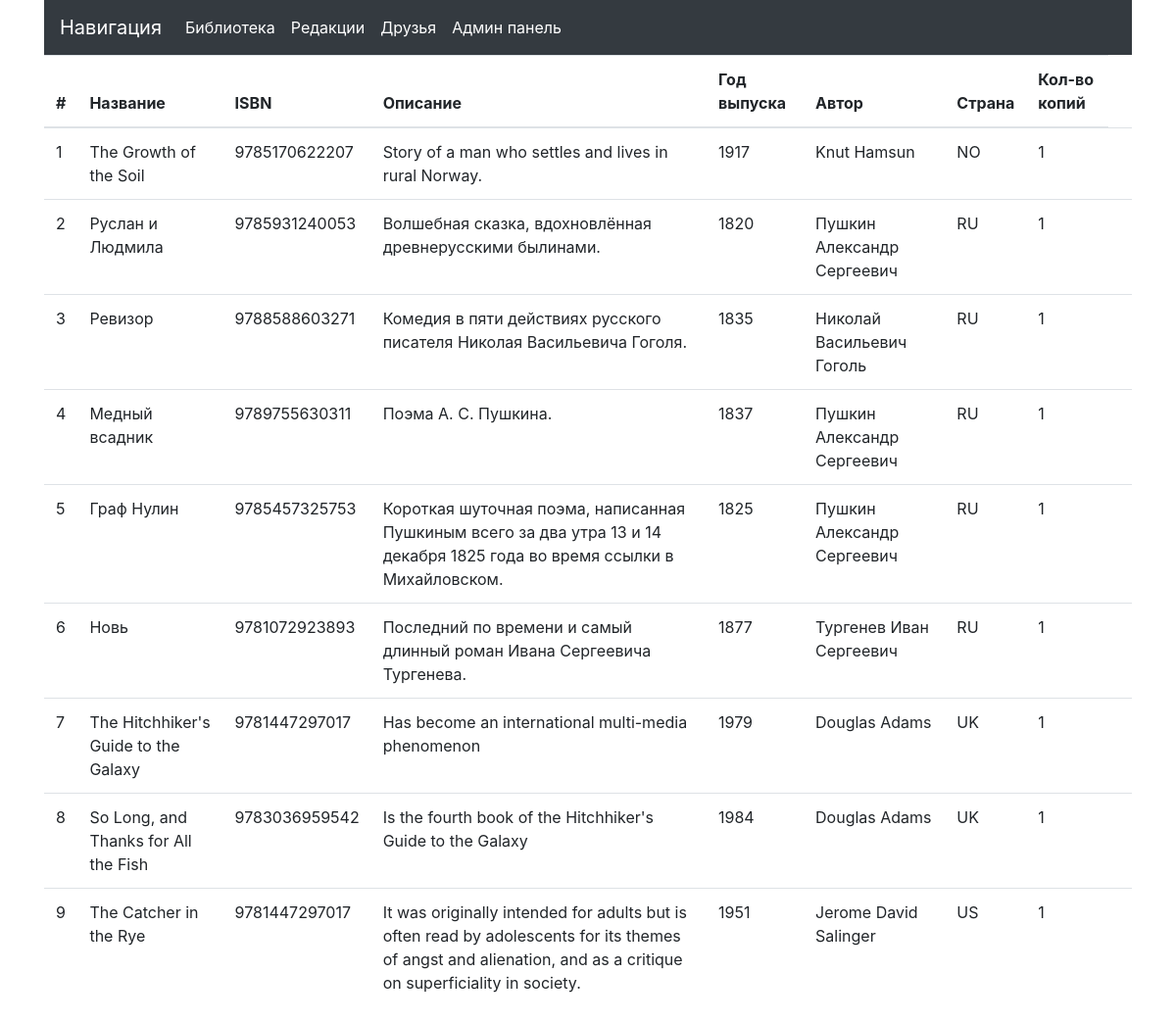
/library/, run on the app's committed database.
### p_library/models.py (models this page shows, shortened)
class Book(models.Model):
    ISBN = models.CharField(max_length=13)
    title = models.TextField()
    description = models.TextField()
    year_release = models.SmallIntegerField()
    author = models.ForeignKey(Author, on_delete=models.CASCADE)
    redaction = models.ForeignKey(Redaction, null=True, on_delete=models.SET_NULL)
    copy_count = models.SmallIntegerField(default=1)
    price = models.DecimalField(default=0, decimal_places=2, max_digits=10)
    image = models.ImageField(upload_to='catalog_images')

class Author(models.Model):
    full_name = models.TextField()
    birth_year = models.SmallIntegerField()
    country = models.CharField(max_length=2)

### p_library/views.py (the view)
# urls.py: path('library/', views.library_info),
def library_info(request):
    template = loader.get_template('library.html')
    books = Book.objects.all()
    biblio_data = {
        "books": books,
    }
    return HttpResponse(template.render(biblio_data, request))

### templates/library.html
{% extends 'base.html' %}
{% block content %}
<table class="table">
    <thead class="thead">
        <tr>
            <th>#</th>
            <th>Название</th>
            <th>ISBN</th>
            <th>Описание</th>
            <th>Год выпуска</th>
            <th>Автор</th>
            <th>Страна</th>
            <th>Кол-во копий</th>
        </tr>
    </thead>
    {% for book in books %}
    <tr>
        <td>{{ forloop.counter }}</td>
        <td>{{ book.title }}</td>
        <td>{{ book.ISBN }}</td>
        <td>{{ book.description }}</td>
        <td>{{ book.year_release }}</td>
        <td>{{ book.author.full_name }}</td>
        <td>{{ book.author.country }}</td>
        <td>{{ book.copy_count }}</td>
        <td>
    </tr>
    {% endfor %}
</table>
{% endblock %}

### templates/base.html (shortened to what this page needs)
{% load static %}
<!DOCTYPE html>
<html lang="en">
<head>
    <link rel="stylesheet" href="{% static 'css/bootstrap.min.css' %}">
</head>
<body>
    <div class="container">
        <nav class="navbar navbar-expand-lg navbar-dark bg-dark">
            <a class="navbar-brand" href="#">Навигация</a>
            <ul class="nav navbar-nav">
                <li class="nav-item active">
                    <a class="nav-link" href="/library">Библиотека <span class="sr-only">(current)</span></a>
                </li>
                <li class="nav-item active">
                    <a class="nav-link" href="/redactions">Редакции</a>
                </li>
                <li class="nav-item active">
                    <a class="nav-link" href="/friends">Друзья</a>
                </li>
                <li class="nav-item active">
                    <a class="nav-link" href="/admin">Админ панель</a>
                </li>
            </ul>
        </nav>
        {% block content %}
        {% endblock %}
    </div>
</body>
</html>

### data on the page
Book: title "The Growth of the Soil", ISBN "9785170622207", description "Story of a man who settles and lives in rural Norway.", year_release "1917", author.full_name "Knut Hamsun", author.country "NO", copy_count "1"
Book: title "Руслан и Людмила", ISBN "9785931240053", description "Волшебная сказка, вдохновлённая древнерусскими былинами.", year_release "1820", author.full_name "Пушкин Александр Сергеевич", author.country "RU", copy_count "1"
Book: title "Ревизор", ISBN "9788588603271", description "Комедия в пяти действиях русского писателя Николая Васильевича Гоголя.", year_release "1835", author.full_name "Николай Васильевич Гоголь", author.country "RU", copy_count "1"
Book: title "Медный всадник", ISBN "9789755630311", description "Поэма А. С. Пушкина.", year_release "1837", author.full_name "Пушкин Александр Сергеевич", author.country "RU", copy_count "1"
Book: title "Граф Нулин", ISBN "9785457325753", description "Короткая шуточная поэма, написанная Пушкиным всего за два утра 13 и 14 декабря 1825 года во время ссылки в Михайловском.", year_release "1825", author.full_name "Пушкин Александр Сергеевич", author.country "RU", copy_count "1"
Book: title "Новь", ISBN "9781072923893", description "Последний по времени и самый длинный роман Ивана Сергеевича Тургенева.", year_release "1877", author.full_name "Тургенев Иван Сергеевич", author.country "RU", copy_count "1"
Book: title "The Hitchhiker's Guide to the Galaxy", ISBN "9781447297017", description "Has become an international multi-media phenomenon", year_release "1979", author.full_name "Douglas Adams", author.country "UK", copy_count "1"
Book: title "So Long, and Thanks for All the Fish", ISBN "9783036959542", description "Is the fourth book of the Hitchhiker's Guide to the Galaxy", year_release "1984", author.full_name "Douglas Adams", author.country "UK", copy_count "1"
Book: title "The Catcher in the Rye", ISBN "9781447297017", description "It was originally intended for adults but is often read by adolescents for its themes of angst and alienation, and as a critique on superficiality in society.", year_release "1951", author.full_name "Jerome David Salinger", author.country "US", copy_count "1"
